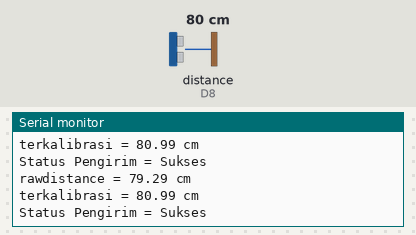
A sketch run on a simulated ESP8266 (NodeMCU). Parts: the last lines printed to the serial monitor. Wiring (inferred from the names in the program): ultrasonic range finder: trigger D7; echo D8. Inputs (shaded band) come from the test bench; at power-on: distance to the obstacle (sensor on D8) 80 cm. The echo pulse lasts 58.3 µs per cm.

Above: at 2.2 s.
2.3 s: distance to the obstacle (sensor on D8) set to 2 cm
At 2.4 s:
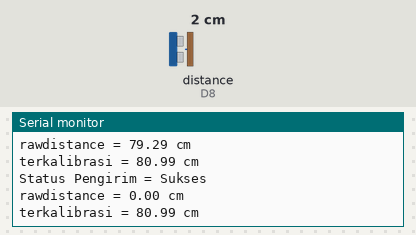
4.2 s: distance to the obstacle (sensor on D8) set to 4 cm
At 4.35 s:
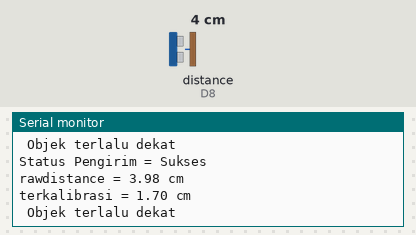
Timing chart, 0 to 7.2 s (numbered marks = the images above; inputs shaded):
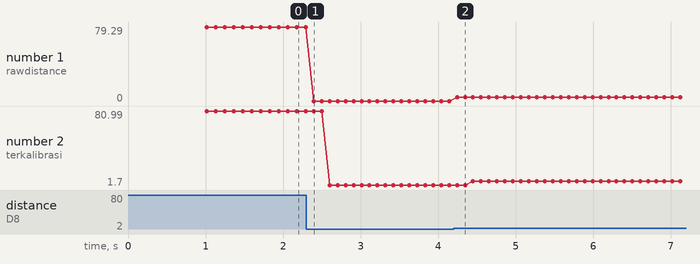

The sketch:

MonitoringUltrasonik.ino
```cpp
#include <ESP8266WiFi.h>
#include <espnow.h>

//pin ultrasonik to esp
const int trgiPin = D7;
const int echoPin = D8;

//tambahkan kalibrasi
const float offset = 1.7;

//filter
const int sample = 5;
float readings[sample];
int readIndex = 0;
bool arrayFilled = false;

//parameter sensor
float distance;
float rawDistance;

//set threshold
const float batasDistance = 100.0;

uint8_t receiverMAC[] = {0x08, 0x3A, 0x8D, 0xE6, 0xE9, 0x17};

//struktur data yang akan dikirm
typedef struct struct_message {
  bool state;
  float jarak;
}struct_message;

struct_message myData;

void sendData(uint8_t *mac_addr, uint8_t sendstatus) {
  Serial.print("Status Pengirim = ");
  if (sendstatus == 0) {
    Serial.println("Sukses");
  }
  else {
    Serial.println("Gagal");
  }
}

void setup() {
  Serial.begin(115200);

  pinMode(trgiPin, OUTPUT);
  pinMode(echoPin, INPUT);

  //inisialiasi array
  for (int i  = 0; i < sample; i++) {
    readings[i] = 0;
  }

  //set wifi
  WiFi.mode(WIFI_STA);
  WiFi.disconnect();

  Serial.println("ULTRASONIK READY!!!");
  Serial.println("WiFi Addres Transmitter: ");
  Serial.println(WiFi.macAddress());

  if (esp_now_init() != 0) {
    Serial.println("Error : gagal terhubung!");
  }

  Serial.println("Sukses!");

  //set role sebgai controler
  esp_now_set_self_role(ESP_NOW_ROLE_CONTROLLER);
  //register callback
  esp_now_register_send_cb(sendData);
  //register peer
  esp_now_add_peer(receiverMAC, ESP_NOW_ROLE_SLAVE, 1, NULL, 0);;

  delay(1000);
}

void loop() {
  float SAMPLE = filteredsensor();

  //simpan ke array untuk filter
  readings[readIndex] = SAMPLE;
  readIndex++;

  if (readIndex >= sample) {
    readIndex =0;
    arrayFilled = true;
  }

  float medianDistance = Median();

  //terapkan kalibrasi
  float finalDistance = medianDistance + offset;

  rawDistance = SAMPLE;

  bool currentState;
  if (finalDistance < batasDistance && finalDistance > 1.7 ) {
    currentState = HIGH;
  }else {
    currentState = LOW;
  }

  //menyiapkan data untuk dikirim
  myData.state = currentState;
  myData.jarak = finalDistance;

  //kirimm data ke reciver
  esp_now_send(receiverMAC, (uint8_t *) &myData, sizeof(myData));

  //raw
  Serial.print("rawdistance = ");
  Serial.print(rawDistance);
  Serial.println(" cm");
  //fix read
  Serial.print("terkalibrasi = ");
  Serial.print(finalDistance);
  Serial.println(" cm");

  if (finalDistance < 5){
    Serial.println(" Objek terlalu dekat");
  }

  else if (finalDistance > 400 || finalDistance <= 0) {
    currentState = LOW;
    Serial.println("Objek diluar batas sensor");
  }

delay(100);
}

float filteredsensor() {
  const int num_sample = 3;
  float sum = 0;
  int validsample = 0;
  long duration;
  float dist;

  for (int i = 0; i < num_sample; i++){
    digitalWrite(trgiPin, LOW);
    delayMicroseconds(2);
    //delay dan kirim pulse ke pin triger

    digitalWrite(trgiPin,HIGH);
    delayMicroseconds(10);
    digitalWrite(trgiPin,LOW);

    //baca dengan timeout
    duration = pulseIn(echoPin, HIGH, 30000);

    if (duration > 0) {
      dist = duration * 0.034 / 2;

      //filter
      if (dist > 2 && dist < 400) {
        sum += dist;
        validsample++;
      }
    }
    delayMicroseconds(50);
  }

  if (validsample > 0) {
    return sum / validsample;
  }
  else {
    return 0;
  }
}

float Median() {
  if (!arrayFilled && readIndex < 3) {
    return readings[readIndex > 0 ? readIndex - 1 : 0];
  }

  float sortir[sample];
  int valid = arrayFilled ? sample : readIndex;

  for (int i = 0; i < valid; i++) {
    sortir[i] = readings[i];
  }
   //bubble sort simple
   for (int i = 0; i < valid - 1; i++){
    for (int j = 0; j < valid - i - 1; j++) {
    if (sortir[j] > sortir[j + 1]){
      float temp = sortir[j];
      sortir[j] = sortir[j + 1];
      sortir[j + 1] = temp;
    }
   }
   }

   return sortir[valid / 2];
}
```

Measured:
- after the input at 2.3 s, the serial monitor: prints a new line after 0.10 s (image 1)
- after the input at 4.2 s, the serial monitor: prints a new line after 0.05 s (image 2)
- plotted number 1: 79.29 → 0 after the input at 2.3 s, 0 → 3.98 after the input at 4.2 s
- plotted number 2: 80.99 → 1.7 after the input at 2.3 s, 1.7 → 5.68 after the input at 4.2 s
